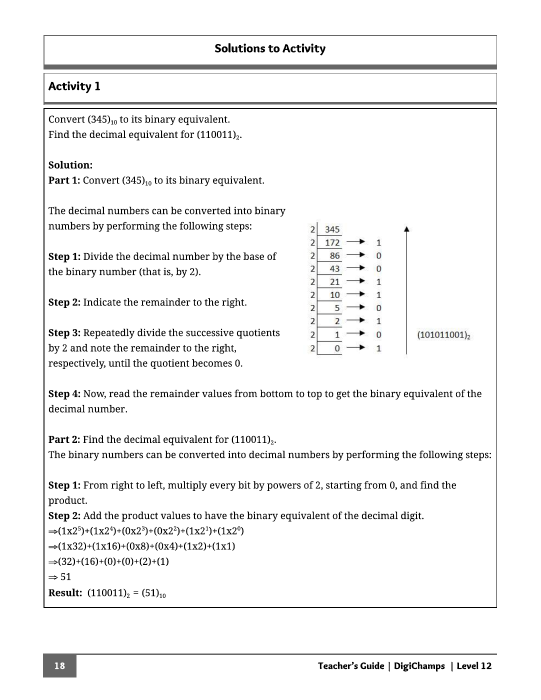
#> input picture tmp/pdfs/chapter-01.png, 1082 x 1400 px (shown at 1/2 size); its folder holds only this picture in this run
$ python sheets.py
#> lines starting #> are read from the running program, lines starting #| are printed output that depends on the picture
from PIL import Image,ImageDraw
from pathlib import Path
files=sorted(Path('tmp/pdfs').glob('chapter-*.png'))
for start in range(0,len(files),4):
 sheet=Image.new('RGB',(2164,2860),'white')
#> sheet: PIL image 2164x2860 RGB; every value is 255
 for n,f in enumerate(files[start:start+4]):
  im=Image.open(f); im.thumbnail((1082,1400)); x=(n%2)*1082; y=(n//2)*1430
#> further down, im is the input picture: PIL image 1082x1400 RGB; mean R, G, B 243.5, 243.5, 243.5
  sheet.paste(im,(x,y+30)); ImageDraw.Draw(sheet).text((x+20,y+5),f'PAGE {start+n+1}',fill='red')
#> after `sheet.paste(im, (x, y + 30))`:
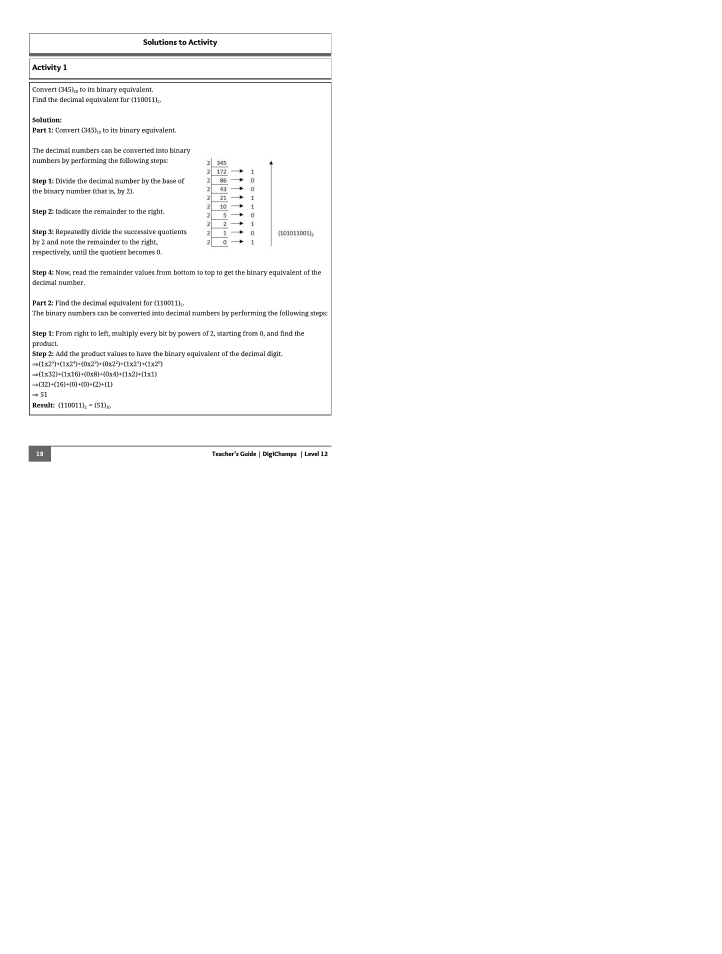
#> sheet: PIL image 2164x2860 RGB (shown at 1/3 size); mean R, G, B 252.2, 252.2, 252.2
 sheet.save(f'tmp/pdfs/sheet-{start//4+1}.png')

$ run again, on tmp/pdfs/chapter-05.png
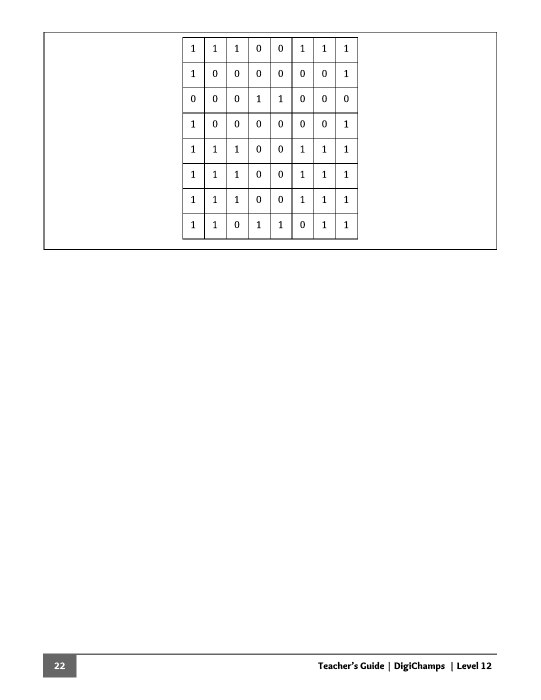
#> input picture tmp/pdfs/chapter-05.png, 1082 x 1400 px (shown at 1/2 size)
#> im is the input picture: PIL image 1082x1400 RGB; min 0, max 255, mean 251.4
#> `sheet.paste(im, (x, y + 30))`:
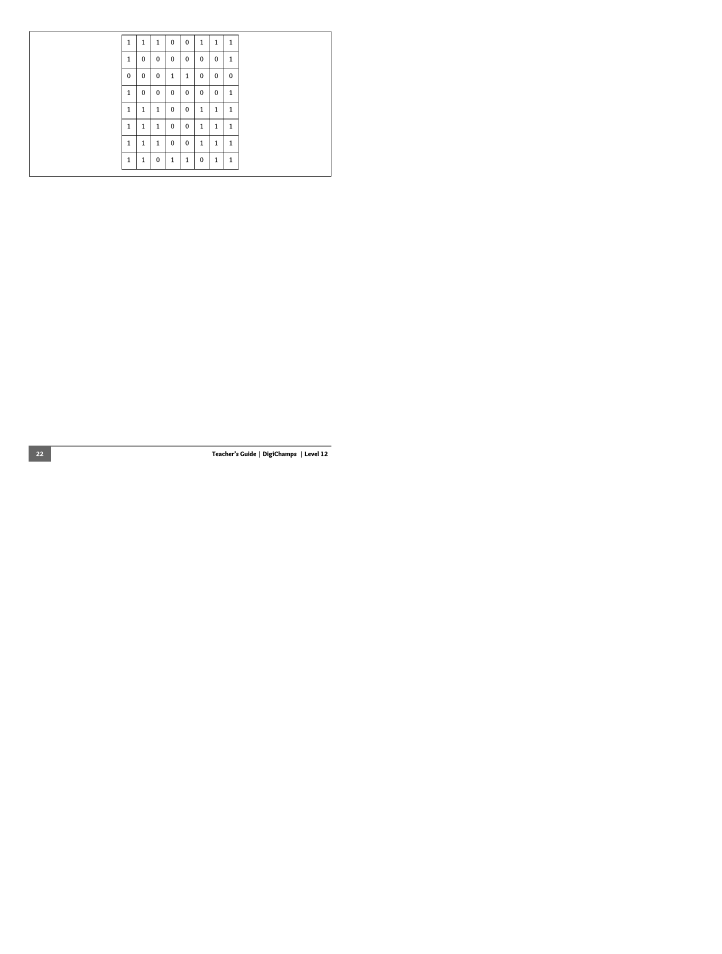
#> sheet: PIL image 2164x2860 RGB (shown at 1/3 size); min 0, max 255, mean 254.1

$ run again, on tmp/pdfs/chapter-06.png
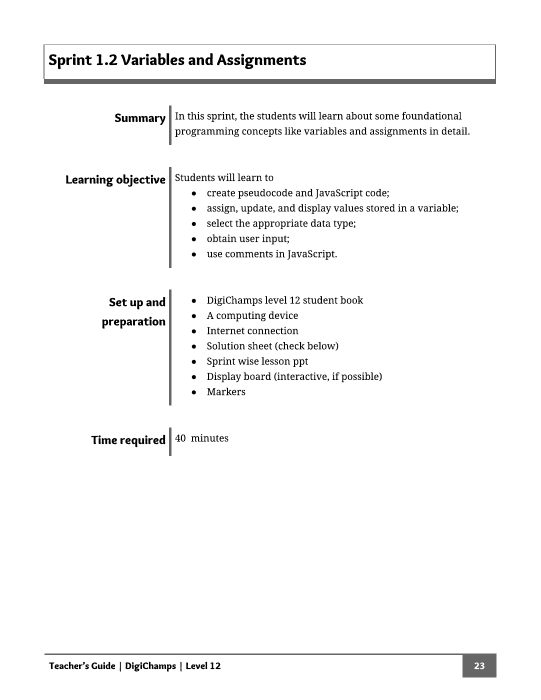
#> input picture tmp/pdfs/chapter-06.png, 1082 x 1400 px (shown at 1/2 size)
#> im is the input picture: PIL image 1082x1400 RGB; min 0, max 255, mean 247.8
#> `sheet.paste(im, (x, y + 30))`:
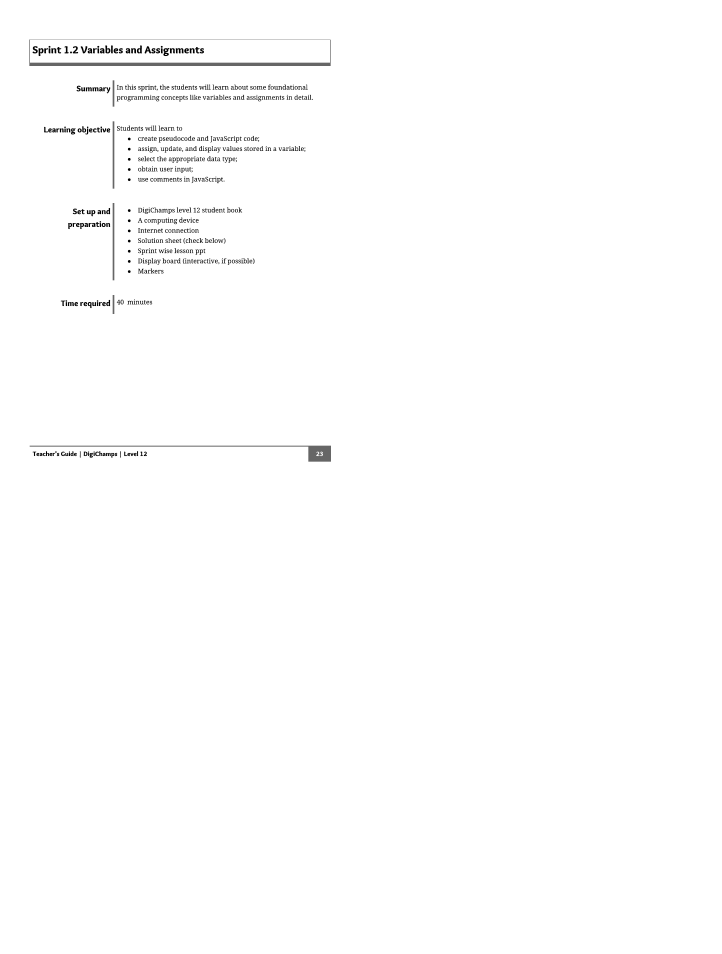
#> sheet: PIL image 2164x2860 RGB (shown at 1/3 size); min 0, max 255, mean 253.2

$ run again, on tmp/pdfs/chapter-07.png
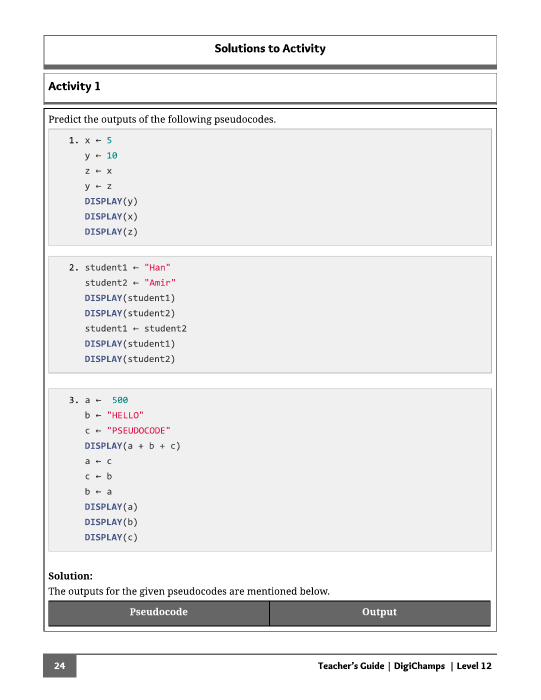
#> input picture tmp/pdfs/chapter-07.png, 1082 x 1400 px (shown at 1/2 size)
#> im is the input picture: PIL image 1082x1400 RGB; mean R, G, B 237, 236.9, 237.1
#> `sheet.paste(im, (x, y + 30))`:
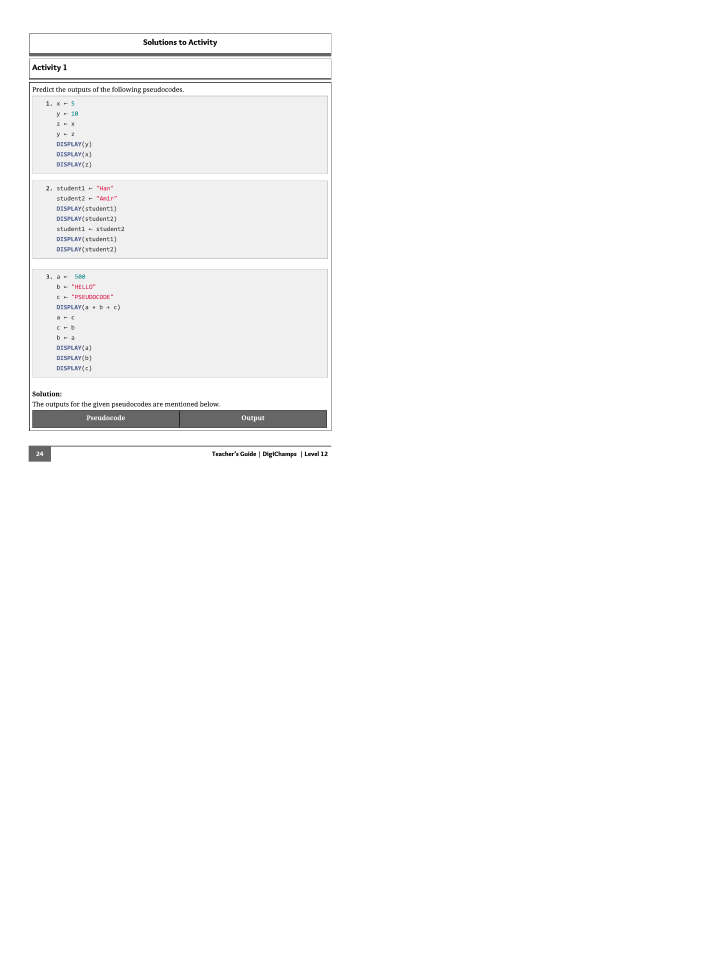
#> sheet: PIL image 2164x2860 RGB (shown at 1/3 size); mean R, G, B 250.6, 250.6, 250.6

$ run again, on tmp/pdfs/chapter-02.png
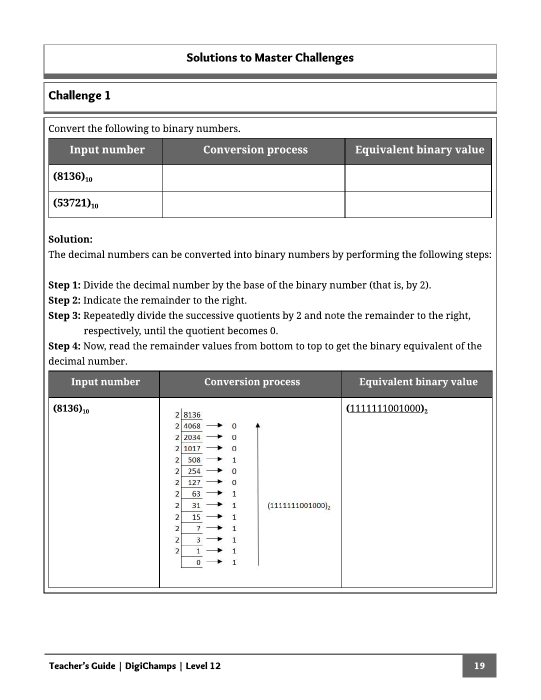
#> input picture tmp/pdfs/chapter-02.png, 1082 x 1400 px (shown at 1/2 size)
#> im is the input picture: PIL image 1082x1400 RGB; mean R, G, B 236, 236, 236
#> `sheet.paste(im, (x, y + 30))`:
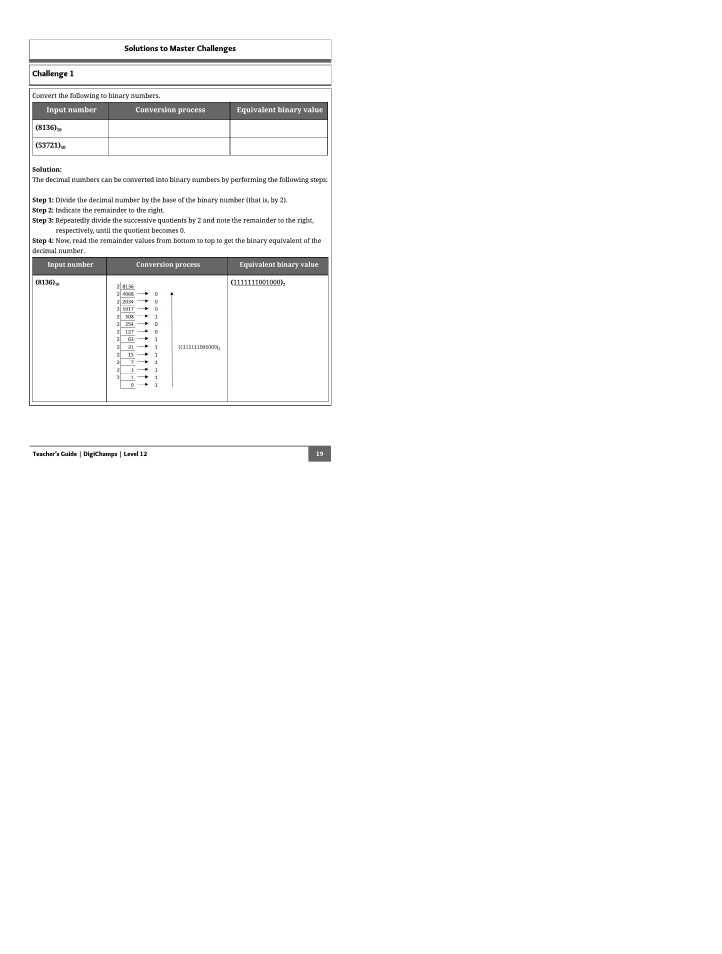
#> sheet: PIL image 2164x2860 RGB (shown at 1/3 size); mean R, G, B 250.4, 250.4, 250.4
